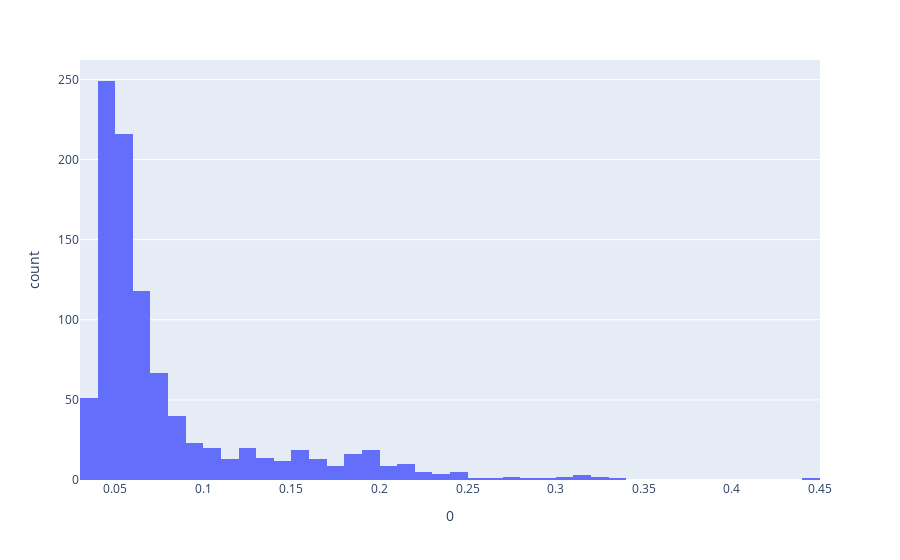

Notebook source saved alongside this figure:
### Code cell
px.histogram(pd.DataFrame(y_pred_val), x=0)

### Figure 1 — Plotly figure (JSON) as saved in the notebook; plotly's stock layout.template omitted (floating-point values rounded to 4 significant figures; data arrays with more than 128 entries replaced by an {"elided": "..."} marker saying what was removed)
{"data": [{"alignmentgroup": "True", "bingroup": "x", "hovertemplate": "0=%{x}<br>count=%{y}<extra></extra>", "legendgroup": "", "marker": {"color": "#636efa"}, "name": "", "offsetgroup": "", "orientation": "v", "showlegend": false, "type": "histogram", "x": {"elided": "967 float values"}, "xaxis": "x", "yaxis": "y"}], "layout": {"barmode": "relative", "legend": {"tracegroupgap": 0}, "margin": {"t": 60}, "xaxis": {"anchor": "y", "domain": [0, 1], "title": {"text": "0"}}, "yaxis": {"anchor": "x", "domain": [0, 1], "title": {"text": "count"}}}}
